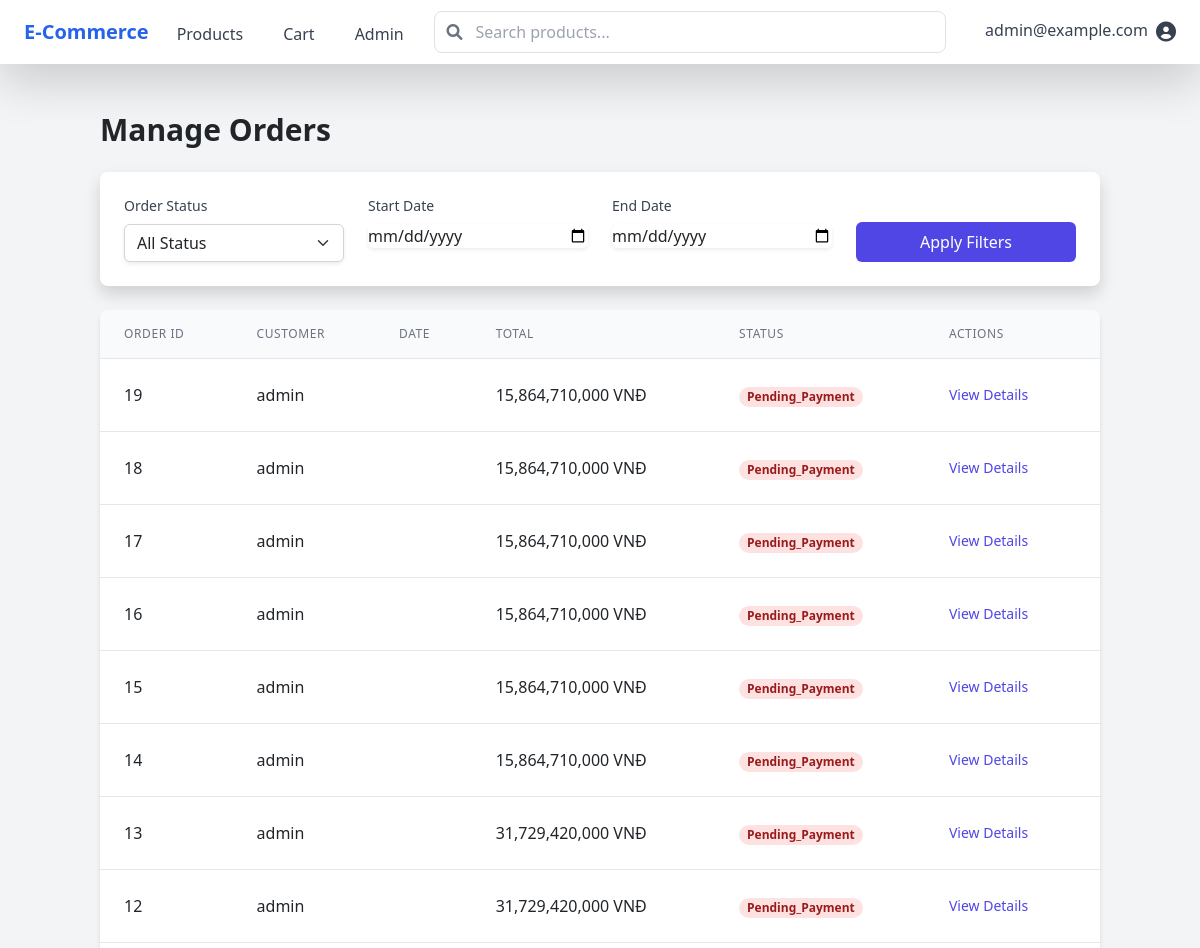
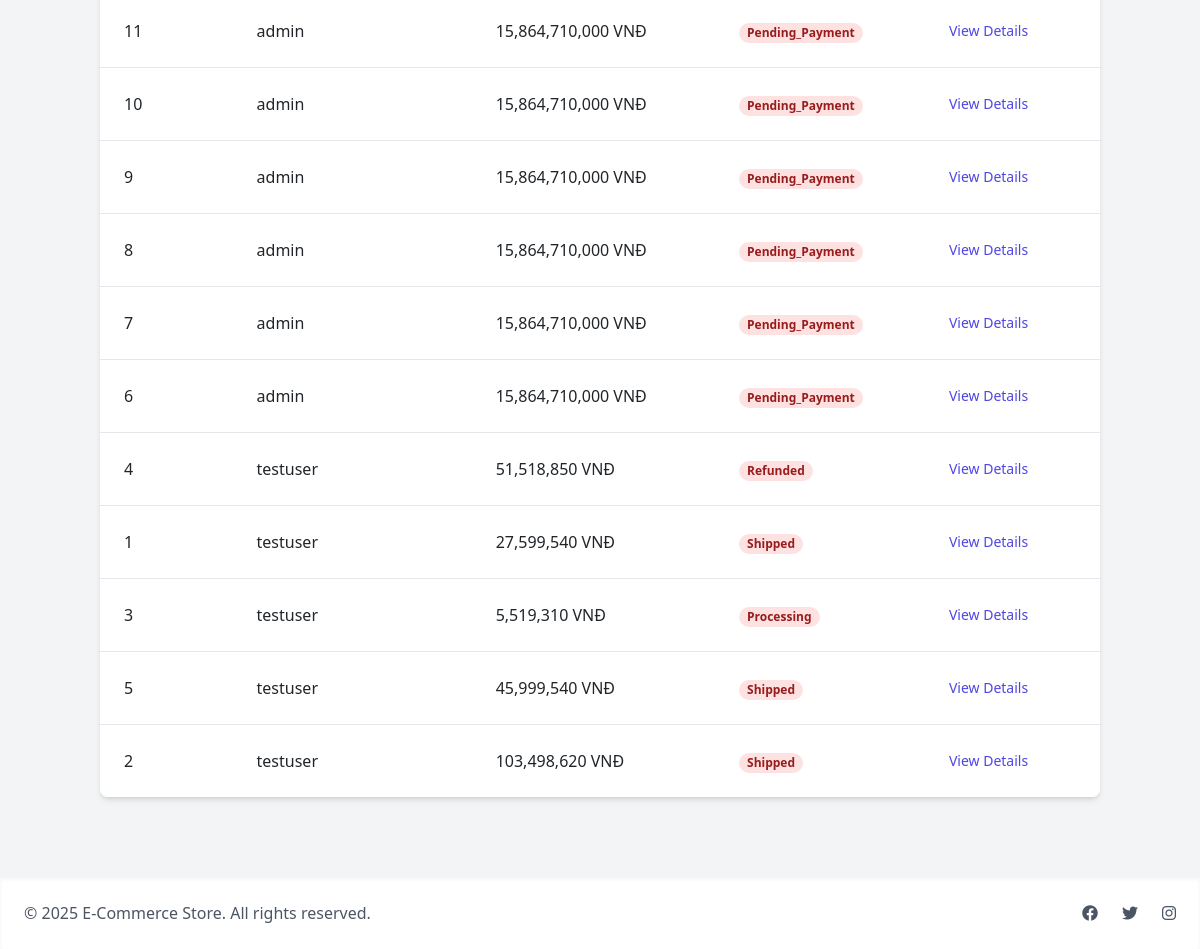
Page /admin/orders (signed in) on the committed database (2 pictures, top to bottom).
### models/user.py (models this page shows, shortened)
class User(UserMixin, db.Model):
    _password = None
    __tablename__ = 'users'
    id = db.Column(db.Integer, primary_key=True)
    email = db.Column(db.String(120), unique=True, nullable=False)
    username = db.Column(db.String(80), unique=True, nullable=False)
    password_hash = db.Column(db.String(200), nullable=False)
    first_name = db.Column(db.String(50))
    @property
    def password(self):
        raise AttributeError('password is not a readable attribute')
    last_name = db.Column(db.String(50))
    address_line1 = db.Column(db.String(100))
    address_line2 = db.Column(db.String(100))
    city = db.Column(db.String(50))
    state = db.Column(db.String(50))
    postal_code = db.Column(db.String(10))
    phone_number = db.Column(db.String(20))
    created_at = db.Column(db.DateTime, default=datetime.utcnow)
    updated_at = db.Column(db.DateTime, default=datetime.utcnow, onupdate=datetime.utcnow)
    payment_method_id = db.Column(db.String(100))  # Reference to securely stored payment method
    payment_provider = db.Column(db.String(50))    # e.g., 'credit_card', 'payos', 'cod'
    is_admin = db.Column(db.Boolean, default=False)
    cart_items = relationship("CartItem",
                            backref=db.backref("user", lazy=True),
                            lazy=True,
                            primaryjoin="and_(User.id==CartItem.user_id, CartItem.deleted_at.is_(None))")
    orders = relationship("Order", backref="user", lazy=True)

### models/order.py (models this page shows, shortened)
class Order(db.Model):
    __tablename__ = 'orders'
    id = db.Column(db.Integer, primary_key=True)
    user_id = db.Column(db.Integer, db.ForeignKey('users.id'), nullable=False)
    status = db.Column(db.Enum(OrderStatus), nullable=False, default=OrderStatus.PENDING_PAYMENT)
    total_amount = db.Column(db.Integer, nullable=False)  # Amount in VND
    shipping_address = db.Column(db.Text, nullable=False)
    billing_first_name = db.Column(db.String(100))
    billing_last_name = db.Column(db.String(100))
    billing_address = db.Column(db.Text)
    billing_city = db.Column(db.String(100))
    billing_state = db.Column(db.String(100))
    billing_zip = db.Column(db.String(20))
    payment_method = db.Column(db.String(50), nullable=False)
    payment_id = db.Column(db.String(100))  # External payment reference
    tracking_number = db.Column(db.String(100))
    notes = db.Column(db.Text)
    created_at = db.Column(db.DateTime, default=datetime.utcnow)
    updated_at = db.Column(db.DateTime, default=datetime.utcnow, onupdate=datetime.utcnow)
    items = db.relationship('OrderItem', back_populates='order', lazy=True, cascade='all, delete-orphan')

### routes/admin.py (the view)
@admin_bp.route('/admin/orders')
@login_required
@admin_required
def manage_orders():
    page = request.args.get('page', 1, type=int)
    status = request.args.get('status')
    start_date = request.args.get('start_date')
    end_date = request.args.get('end_date')
    query = Order.query
    if status:
        query = query.filter_by(status=status)
    if start_date:
        try:
            start = datetime.strptime(start_date, '%Y-%m-%d')
            query = query.filter(Order.created_at >= start)
        except ValueError:
            pass
    if end_date:
        try:
            end = datetime.strptime(end_date, '%Y-%m-%d') + timedelta(days=1)
            query = query.filter(Order.created_at < end)
        except ValueError:
            pass
    orders = query.order_by(Order.created_at.desc()).paginate(page=page, per_page=20)
    return render_template('admin/orders.html', orders=orders, statuses=OrderStatus)

### routes/auth.py (called while the page is built)
def admin_required(f):
    @wraps(f)
    def decorated_function(*args, **kwargs):
        if not current_user.is_authenticated or not current_user.is_admin:
            flash('You need administrator privileges to access this page.', 'error')
            return redirect(url_for('main.home'))
        return f(*args, **kwargs)
    return decorated_function

### templates/admin/orders.html (shortened to what this page needs)
{% extends "base.html" %}
{% block content %}
<div class="container mx-auto py-6">
    <h1 class="text-3xl font-bold mb-6">Manage Orders</h1>
    <div class="mb-6 bg-white shadow rounded-lg p-6">
        <form method="get" class="grid grid-cols-1 md:grid-cols-4 gap-4">
            <div>
                <label for="status" class="block text-sm font-medium text-gray-700 mb-2">Order Status</label>
                <select name="status" id="status"
                        class="form-select rounded-md border-gray-300 shadow-sm focus:border-indigo-500 focus:ring-indigo-500 w-full">
                    <option value="">All Status</option>
                </select>
            </div>
            <div>
                <label for="start_date" class="block text-sm font-medium text-gray-700 mb-2">Start Date</label>
                <input type="date" id="start_date" name="start_date"
                       value="{{ request.args.get('start_date', '') }}"
                       class="form-input rounded-md border-gray-300 shadow-sm focus:border-indigo-500 focus:ring-indigo-500 w-full">
            </div>
            <div>
                <label for="end_date" class="block text-sm font-medium text-gray-700 mb-2">End Date</label>
                <input type="date" id="end_date" name="end_date"
                       value="{{ request.args.get('end_date', '') }}"
                       class="form-input rounded-md border-gray-300 shadow-sm focus:border-indigo-500 focus:ring-indigo-500 w-full">
            </div>
            <div class="flex items-end">
                <button type="submit" class="bg-indigo-600 text-white px-4 py-2 rounded-md hover:bg-indigo-700 w-full">
                    Apply Filters
                </button>
            </div>
        </form>
    </div>
    <div class="bg-white shadow-md rounded-lg overflow-hidden">
        <table class="min-w-full divide-y divide-gray-200">
            <thead class="bg-gray-50">
                <tr>
                    <th class="px-6 py-3 text-left text-xs font-medium text-gray-500 uppercase tracking-wider">Order ID</th>
                    <th class="px-6 py-3 text-left text-xs font-medium text-gray-500 uppercase tracking-wider">Customer</th>
                    <th class="px-6 py-3 text-left text-xs font-medium text-gray-500 uppercase tracking-wider">Date</th>
                    <th class="px-6 py-3 text-left text-xs font-medium text-gray-500 uppercase tracking-wider">Total</th>
                    <th class="px-6 py-3 text-left text-xs font-medium text-gray-500 uppercase tracking-wider">Status</th>
                    <th class="px-6 py-3 text-left text-xs font-medium text-gray-500 uppercase tracking-wider">Actions</th>
                </tr>
            </thead>
            <tbody class="bg-white divide-y divide-gray-200">
                {% for order in orders.items %}
                <tr>
                    <td class="px-6 py-4 whitespace-nowrap">{{ order.id }}</td>
                    <td class="px-6 py-4 whitespace-nowrap">{{ order.user.username }}</td>
                    <td class="px-6 py-4 whitespace-nowrap">{{ order.created_at_local }}</td>
                    <td class="px-6 py-4 whitespace-nowrap">{{ "{:,.0f}".format(order.total_amount * 23000) }} VNĐ</td>
                    <td class="px-6 py-4 whitespace-nowrap">
                        <span class="px-2 inline-flex text-xs leading-5 font-semibold rounded-full
                            {% if order.status == 'pending' %}bg-yellow-100 text-yellow-800
                            {% elif order.status == 'processing' %}bg-blue-100 text-blue-800
                            {% elif order.status == 'shipped' %}bg-purple-100 text-purple-800
                            {% elif order.status == 'delivered' %}bg-green-100 text-green-800
                            {% else %}bg-red-100 text-red-800{% endif %}">
                            {{ order.status.value.title() }}
                        </span>
                    </td>
                    <td class="px-6 py-4 whitespace-nowrap text-sm">
                        <a href="{{ url_for('admin.order_detail', id=order.id) }}"
                           class="text-indigo-600 hover:text-indigo-900 mr-4">View Details</a>
                    </td>
                </tr>
                {% endfor %}
            </tbody>
        </table>
    </div>
</div>
{% endblock %}

### templates/base.html (shortened to what this page needs)
<!DOCTYPE html>
<html lang="en">
<head>
    {% if config['ENV'] == 'production' %}
        <link href="{{ url_for('static', filename='css/main.css') }}" rel="stylesheet">
    {% else %}
        <script src="https://cdn.tailwindcss.com"></script>
    {% endif %}
    <link href="https://cdn.jsdelivr.net/npm/bootstrap@5.3.0/dist/css/bootstrap.min.css" rel="stylesheet">
    <link href="{{ url_for('static', filename='css/app.css') }}" rel="stylesheet">
    <link href="https://cdnjs.cloudflare.com/ajax/libs/font-awesome/6.0.0/css/all.min.css" rel="stylesheet">
</head>
<body class="min-h-screen bg-gray-100">
    <nav class="bg-white shadow-lg">
        <div class="max-w-7xl mx-auto px-4">
            <div class="flex justify-between h-16">
                <div class="flex">
                    <div class="flex-shrink-0 flex items-center">
                        <a href="{{ url_for('main.home') }}" class="text-xl font-bold text-blue-600">
                            E-Commerce
                        </a>
                    </div>
                    <div class="hidden md:ml-6 md:flex md:space-x-8">
                        <a href="{{ url_for('products.index') }}"
                           class="inline-flex items-center px-1 pt-1 text-gray-700 hover:text-blue-600">
                            Products
                        </a>
                        {% if current_user.is_authenticated %}
                            <a href="{{ url_for('cart.view_cart') }}"
                               class="inline-flex items-center px-1 pt-1 text-gray-700 hover:text-blue-600">
                                Cart
                            </a>
                        {% endif %}
                        {% if current_user.is_admin %}
                            <a href="{{ url_for('admin.dashboard') }}"
                               class="inline-flex items-center px-1 pt-1 text-gray-700 hover:text-blue-600">
                                Admin
                            </a>
                        {% endif %}
                    </div>
                </div>
                <div class="flex-1 flex items-center justify-center px-4">
                    <div class="w-full max-w-lg">
                        <div class="relative">
                            <input type="text" id="search-input"
                                class="w-full pl-10 pr-4 py-2 rounded-lg border border-gray-300 focus:outline-none focus:border-blue-500"
                                placeholder="Search products...">
                            <div class="absolute inset-y-0 left-0 pl-3 flex items-center pointer-events-none">
                            </div>
                        </div>
                    </div>
                </div>
                <div class="flex items-center">
                    {% if current_user.is_authenticated %}
                        <div class="ml-3 relative">
                            <div class="dropdown">
                                <button class="flex text-gray-700 hover:text-blue-600" type="button" id="userMenu" data-bs-toggle="dropdown" aria-expanded="false">
                                    <span class="mr-2">{{ current_user.email }}</span>
                                    <i class="fas fa-user-circle text-xl"></i>
                                </button>
                            </div>
                        </div>
                    {% endif %}
                </div>
            </div>
        </div>
    </nav>
    <main class="max-w-7xl mx-auto px-4 py-6">
        {% block content %}{% endblock %}
    </main>
    <footer class="bg-white shadow-inner mt-8">
        <div class="max-w-7xl mx-auto py-6 px-4">
            <div class="flex justify-between items-center">
                <div class="text-gray-600">
                    © {{ current_year }} E-Commerce Store. All rights reserved.
                </div>
                <div class="flex space-x-6">
                    <a href="#" class="text-gray-600 hover:text-blue-600">
                        <i class="fab fa-facebook"></i>
                    </a>
                    <a href="#" class="text-gray-600 hover:text-blue-600">
                        <i class="fab fa-twitter"></i>
                    </a>
                    <a href="#" class="text-gray-600 hover:text-blue-600">
                        <i class="fab fa-instagram"></i>
                    </a>
                </div>
            </div>
        </div>
    </footer>
</body>
</html>

### rows in the picture
User: email "admin@example.com"
Order: id "19", user.username "admin", order.total_amount*23000 "15,864,710,000", status.value "Pending_Payment"
Order: id "18", user.username "admin", order.total_amount*23000 "15,864,710,000", status.value "Pending_Payment"
Order: id "17", user.username "admin", order.total_amount*23000 "15,864,710,000", status.value "Pending_Payment"
Order: id "16", user.username "admin", order.total_amount*23000 "15,864,710,000", status.value "Pending_Payment"
Order: id "15", user.username "admin", order.total_amount*23000 "15,864,710,000", status.value "Pending_Payment"
Order: id "14", user.username "admin", order.total_amount*23000 "15,864,710,000", status.value "Pending_Payment"
Order: id "13", user.username "admin", order.total_amount*23000 "31,729,420,000", status.value "Pending_Payment"
Order: id "12", user.username "admin", order.total_amount*23000 "31,729,420,000", status.value "Pending_Payment"
Order: id "11", user.username "admin", order.total_amount*23000 "15,864,710,000", status.value "Pending_Payment"
Order: id "10", user.username "admin", order.total_amount*23000 "15,864,710,000", status.value "Pending_Payment"
Order: id "9", user.username "admin", order.total_amount*23000 "15,864,710,000", status.value "Pending_Payment"
Order: id "8", user.username "admin", order.total_amount*23000 "15,864,710,000", status.value "Pending_Payment"
Order: id "7", user.username "admin", order.total_amount*23000 "15,864,710,000", status.value "Pending_Payment"
Order: id "6", user.username "admin", order.total_amount*23000 "15,864,710,000", status.value "Pending_Payment"
Order: id "4", user.username "testuser", order.total_amount*23000 "51,518,850", status.value "Refunded"
Order: id "1", user.username "testuser", order.total_amount*23000 "27,599,540", status.value "Shipped"
Order: id "3", user.username "testuser", order.total_amount*23000 "5,519,310", status.value "Processing"
Order: id "5", user.username "testuser", order.total_amount*23000 "45,999,540", status.value "Shipped"
Order: id "2", user.username "testuser", order.total_amount*23000 "103,498,620", status.value "Shipped"
